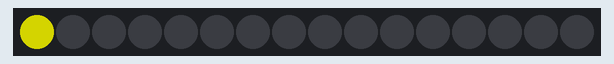
The sketch below on a simulated Arduino Uno, built with avr-gcc and run on an emulated ATmega328P. Shown: 16 RGB LEDs in strip order, left to right. Dim RGB values are drawn brighter than linear.

Above: at 0.01 s.
At 0.46 s:
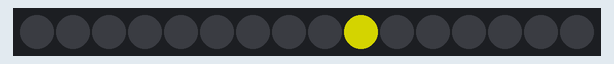
At 1.08 s:
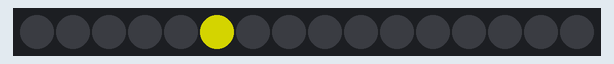

The sketch:

ex06_chase.ino
```cpp
/** Chase a single pixel around the ring.
 *
 * This example shows how pixels can be changed multiple times
 * between calls to pixels.show();
 */
#include <Adafruit_NeoPixel.h>

#define PIN		6
#define NUM_PIXELS	16

Adafruit_NeoPixel pixels = Adafruit_NeoPixel(
	NUM_PIXELS,			// how many pixels on strip?
	PIN,				// output pin?
	NEO_GRB + NEO_KHZ800		// type of pixels?
);

int position = 0;

void setup() {
	pixels.begin();
}

void loop() {
	// turn off all pixels
	for(int i = 0 ; i < NUM_PIXELS ; i++)
		pixels.setPixelColor(i, 0, 0, 0);

	// and now turn on just the one at the current position
	pixels.setPixelColor(position, 128, 128, 0);

	// increment the position, wrapping at the number of pixels
	position = (position + 1) % NUM_PIXELS;

	pixels.show();
	delay(50);
}
```

Measured:
- by itself, everything shown: repeats every 0.82 s, in 16 steps
